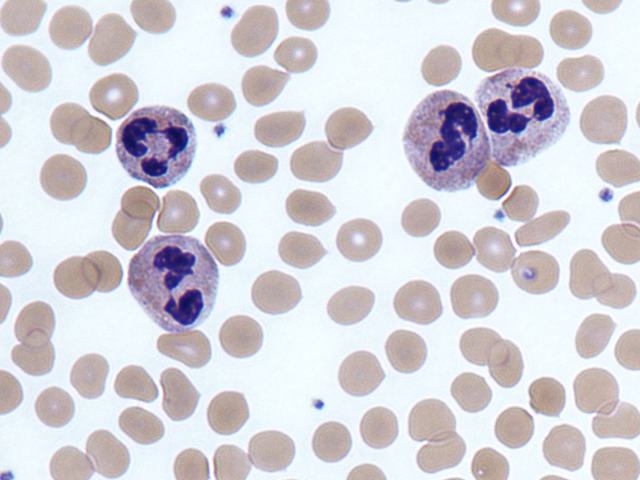
#> input picture cells.png, 640 x 480 px
$ jupyter execute 'Ch_5_이진영상처리.ipynb'
#> lines starting #> are read from the running program, lines starting #| are printed output that depends on the picture; after the words box and inside, x2 and y2 are one past the last pixel; in counts of white or black regions, pixels touching at a corner belong together
# 영상의 이진화

## Treshholding

[cell 1]
# cv2.threshold(src, thresh, maxval, type, dst) -> retval, dst
# src: 입력영상 (다채널 8bit 또는 32bit 실수형)
# thres: 사용자 지정 임계값
# maxval : 최댓값 (255)
# type: 임계값 함수 동작 지정 (cv2.THRESH_BINARY, cv2.THRESH_OTSU)
# retval: 사용된 임계값
# dst: 출력영상

[cell 2]
import sys
import numpy as np
import cv2


src = cv2.imread('cells.png', cv2.IMREAD_GRAYSCALE)
#> src: shape (480, 640); min 21, max 255, mean 209.5

if src is None:
    print('Image load failed!')
    sys.exit()

_, dst1 = cv2.threshold(src, 100, 255, cv2.THRESH_BINARY)  # 100을 threshold로 잡고, 255까지 Binary로
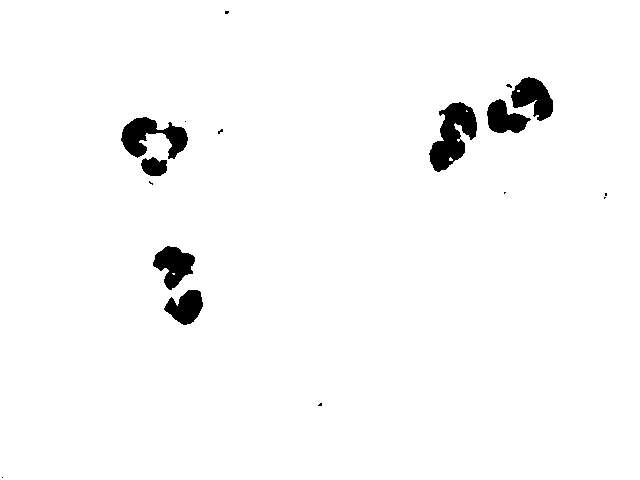
#> dst1: shape (480, 640); 97.5% white; 17 black regions (10 under 20 px), largest, box (x1, y1, x2, y2) and area: (429, 102, 477, 172) 1853, (121, 117, 188, 159) 1448, (511, 77, 553, 121) 1112
_, dst2 = cv2.threshold(src, 210, 255, cv2.THRESH_BINARY)
#> dst2: shape (480, 640); 53.4% white; 79 black regions, largest, box (x1, y1, x2, y2) and area: (403, 28, 570, 201) 16495, (112, 185, 246, 368) 13509, (115, 105, 197, 189) 5253

cv2.imshow('src', src)
cv2.imshow('dst1', dst1)
cv2.imshow('dst2', dst2)
cv2.waitKey()
cv2.destroyAllWindows()

[cell 3]
import sys
import numpy as np
import cv2


src = cv2.imread('cells.png', cv2.IMREAD_GRAYSCALE)

if src is None:
    print('Image load failed!')
    sys.exit()


def on_threshold(pos):
    _, dst = cv2.threshold(src, pos, 255, cv2.THRESH_BINARY)
    cv2.imshow('dst', dst)


cv2.imshow('src', src)
cv2.namedWindow('dst')
cv2.createTrackbar('Threshold', 'dst', 0, 255, on_threshold)
cv2.setTrackbarPos('Threshold', 'dst', 128)

cv2.waitKey()
cv2.destroyAllWindows()

- 트랙바로 Threshold 조절 가능

## Otsu 방법

[cell 4]
## threshold(src, thresh, maxval, type, dst) -> retval, dst
# type : cv2.THRESH_BINARY| cv2.THRESH_OTSU

[cell 5]
import sys
import numpy as np
import cv2


# src = cv2.imread('rice.png', cv2.IMREAD_GRAYSCALE)
src = cv2.imread('sudoku.jpg', cv2.IMREAD_GRAYSCALE)
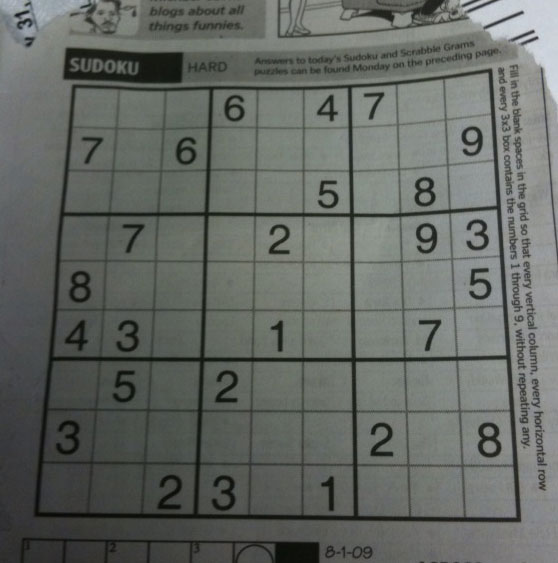
#> input picture sudoku.jpg, 558 x 563 px
#> src: shape (563, 558); min 7, max 218, mean 102.4
if src is None:
    print('Image load failed!')
    sys.exit()

th, dst = cv2.threshold(src, 0, 255, cv2.THRESH_BINARY |cv2.THRESH_OTSU)
#> dst: shape (563, 558); 59% white; 359 black regions (263 under 20 px), largest, box (x1, y1, x2, y2) and area: (0, 68, 521, 563) 105703, (62, 47, 308, 85) 6806, (278, 0, 468, 38) 2033
#> th = 97
print("otsu's threshold:", th)  # 131
#| otsu's threshold: 97.0

cv2.imshow('src', src)
cv2.imshow('dst', dst)
cv2.waitKey()
cv2.destroyAllWindows()

## 지역 이진화

[cell 6]
import sys
import numpy as np
import cv2


# 입력 영상 불러오기
src = cv2.imread('rice.png', cv2.IMREAD_GRAYSCALE)
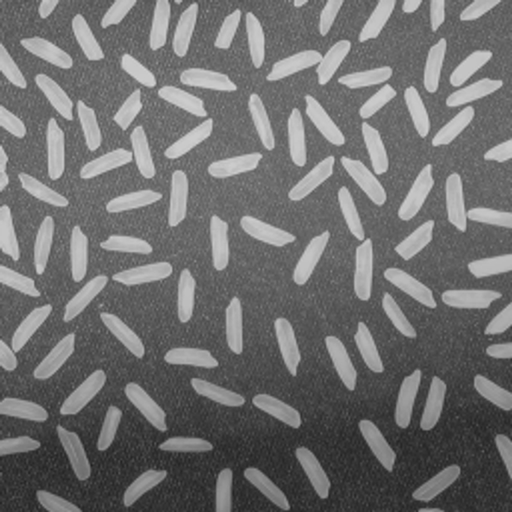
#> input picture rice.png, 512 x 512 px
#> src is the input picture: shape (512, 512); min 33, max 211, mean 111.3

if src is None:
    print('Image load failed!')
    sys.exit()

# 전역 이진화 by Otsu's method
_, dst1 = cv2.threshold(src, 0, 255, cv2.THRESH_BINARY | cv2.THRESH_OTSU)
#> dst1: shape (512, 512); 26% white; 219 white regions (117 under 20 px), largest, box (x1, y1, x2, y2) and area: (266, 40, 351, 85) 1738, (80, 125, 156, 180) 1709, (445, 172, 512, 232) 1576

# 지역 이진화 by Otsu's method
dst2 = np.zeros(src.shape, np.uint8)

bw = src.shape[1] // 4 #(512/4)
#> bw = 128
bh = src.shape[0] // 4
#> bh = 128

for y in range(4):
    for x in range(4):
        src_ = src[y*bh:(y+1)*bh, x*bw:(x+1)*bw]
        dst_ = dst2[y*bh:(y+1)*bh, x*bw:(x+1)*bw]
        cv2.threshold(src_, 0, 255, cv2.THRESH_BINARY | cv2.THRESH_OTSU, dst_)
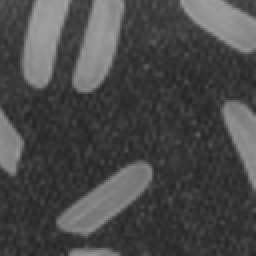
#> src_: shape (128, 128) (shown 2 times larger); min 37, max 161, mean 72.8

# 결과 출력
cv2.imshow('src', src)
cv2.imshow('dst1', dst1)
cv2.imshow('dst2', dst2)
cv2.waitKey()
cv2.destroyAllWindows()

## 적응형 이진화 (Adaptive threshold)

[cell 7]
# cv2.adaptiveThreshold(src, maxValue, adaptiveMethod, thresholdType, blockSize, C, dst) -> dst
# src: 입력영상
# maxValue: 임계값 최대치, 255
# adaptiveMethod: 블러링함수, 예 cv2.ADAPTIVE_THRESH_GAUSSIAN_C/cv2.ADAPTIVE_THRESH_mean_C
# thresholdType:cv2.THRESH_BINARY 또는 cv2.THRESH_BINARY_INV
# blocksize: 3이싱의 홀수
# C: 블록 내 평균괎

[cell 8]
import sys
import numpy as np
import cv2


src = cv2.imread('sudoku.jpg', cv2.IMREAD_GRAYSCALE)

if src is None:
    print('Image load failed!')
    sys.exit()


def on_trackbar(pos):
    bsize = pos
    if bsize % 2 == 0:
        bsize = bsize - 1
    if bsize < 3:
        bsize = 3

    dst = cv2.adaptiveThreshold(src, 255, cv2.ADAPTIVE_THRESH_GAUSSIAN_C,  # 가우시안
                                cv2.THRESH_BINARY, bsize, 5)

    cv2.imshow('dst', dst)


cv2.imshow('src', src)
cv2.namedWindow('dst')
cv2.createTrackbar('Block Size', 'dst', 0, 200, on_trackbar)
cv2.setTrackbarPos('Block Size', 'dst', 11)

cv2.waitKey()
cv2.destroyAllWindows()

- 트랙바로 조절 가능

## 침식과 팽창

[cell 9]
# cv2.erode(src, kernel, dst = None, anchor=None, iterations=None, borderType=None, borderValue=None)
    # src: 입력영상 (이진영상)
    # kernel: 커널 사이즈, None = 3 x 3
    # iterations: 여러번 수행
    # anchor: 고정점. 기본값 (-1, -1) 중앙점사용
# cv2.dilate(src, kernel, dst = None, anchor=None, iterations=None, borderType=None, borderValue=None)

# cv2.getStructuringElemen(shape, ksize, anchor=None)-> retval
# shape: cv.MORPH_RECT, cv.MORPH_CROSS
# ksize: kernel size
 # anchor: 고정점. 기본값 (-1, -1)

[cell 10]
import sys
import numpy as np
import cv2


src = cv2.imread('circuit.bmp', cv2.IMREAD_GRAYSCALE)
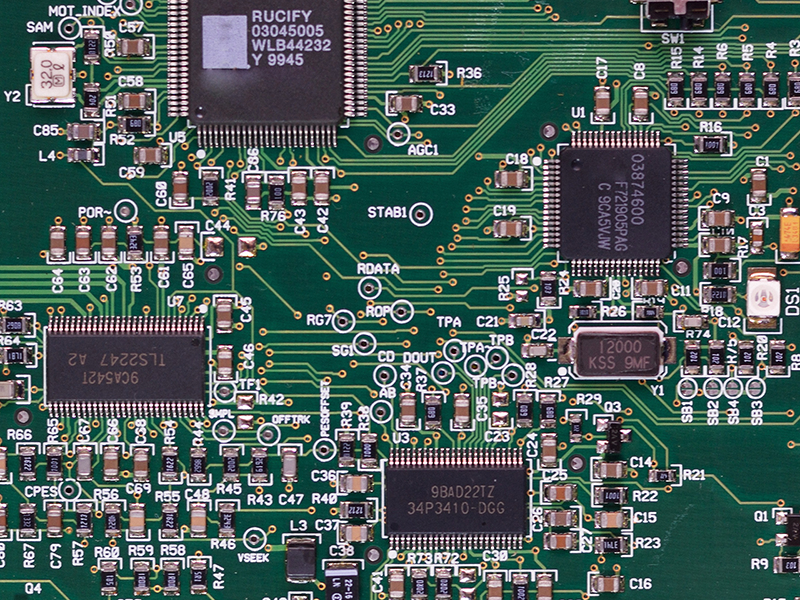
#> input picture circuit.bmp, 800 x 600 px
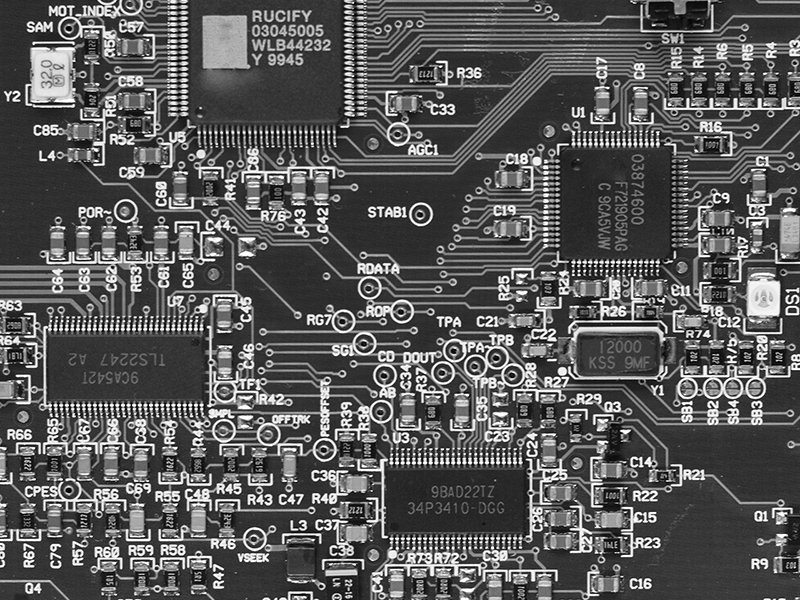
#> src: shape (600, 800); min 0, max 255, mean 89.4

if src is None:
    print('Image load failed!')
    sys.exit()

se = cv2.getStructuringElement(cv2.MORPH_RECT, (5, 3))
#> se = [[1, 1, 1, 1, 1], [1, 1, 1, 1, 1], [1, 1, 1, 1, 1]]
dst1 = cv2.erode(src, se)
#> dst1: shape (600, 800)

dst2 = cv2.dilate(src, None)
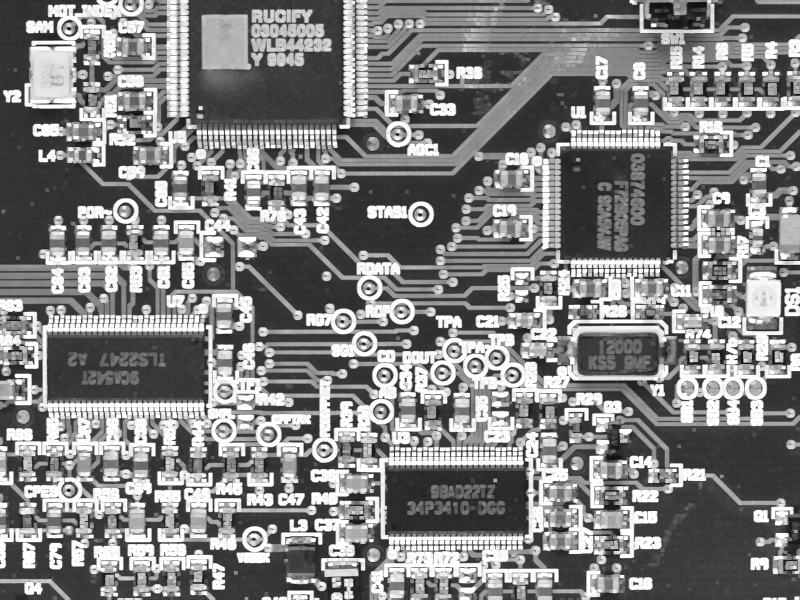
#> dst2: shape (600, 800); min 12, max 255, mean 130.5

cv2.imshow('src', src)
cv2.imshow('dst1', dst1)
cv2.imshow('dst2', dst2)
cv2.waitKey()
cv2.destroyAllWindows()

## 열기 (Erosion + Dilation) 와 닫기 (Dilation + Erosion)

[cell 11]
# cv2.morphologyEx(src, op, kernel, dst, anchor, iterations, borderType, borderValue) -> dst
# src: 입력영상
# op: morphology 연산 플래스
    # cv2.MORPH_ERODE
    # cv2.MORPH_DILATE
    # cv2.MORPH_OPEN
    # cv2.MORPH_CLOSE
    # cv2.MORPH_GRADIENT (팽창 - 침식)

# kernel: 사용커널
# dst: 출력영상

# connectedComponents(image[, labels[, connectivity[, ltype]]]) -> retval, labels

[cell 12]
import sys
import numpy as np
import cv2


src = cv2.imread('rice.png', cv2.IMREAD_GRAYSCALE)

if src is None:
    print('Image load failed!')
    sys.exit()

# src 영상에 지역 이진화 수행 (local_th.py 참고)
dst1 = np.zeros(src.shape, np.uint8)

bw = src.shape[1] // 4
bh = src.shape[0] // 4

for y in range(4):
    for x in range(4):
        src_ = src[y*bh:(y+1)*bh, x*bw:(x+1)*bw]
        dst_ = dst1[y*bh:(y+1)*bh, x*bw:(x+1)*bw]
        cv2.threshold(src_, 0, 255, cv2.THRESH_BINARY | cv2.THRESH_OTSU, dst_)

cnt1, _ = cv2.connectedComponents(dst1)
#> cnt1 = 113
print('cnt1:', cnt1)
#| cnt1: 113

dst2 = cv2.morphologyEx(dst1, cv2.MORPH_OPEN, None)
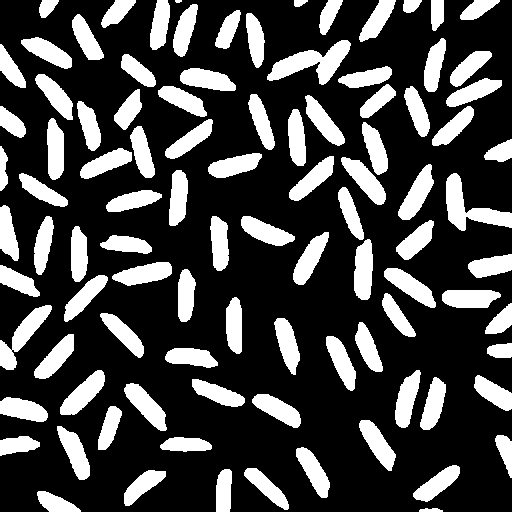
#> dst2: shape (512, 512); 27% white; 98 white regions (1 under 20 px), largest, box (x1, y1, x2, y2) and area: (267, 40, 351, 85) 1622, (446, 173, 512, 231) 1499, (0, 305, 52, 370) 1148
#dst2 = cv2.erode(dst1, None)
#dst2 = cv2.dilate(dst2, None)

cnt2, _ = cv2.connectedComponents(dst2)
#> cnt2 = 99
print('cnt2:', cnt2)
#| cnt2: 99

cv2.imshow('src', src)
cv2.imshow('dst1', dst1)
cv2.imshow('dst2', dst2)

cv2.waitKey()
cv2.destroyAllWindows()

## 이진영상의 외곽선 검출 (Boundary tracking)

[cell 13]
# cv2.findContours(image, mode, method, contours, hierarchy, offset) -> contours, hierarchy
# image: 입력영상, Non-zero 픽셀
# mode: 외곽선 검출 모드
    # cv2.RETR_EXTERNAL     # 4개가 각각 검출 방식이 다름
    # cv2.RETR_LIST
    # cv2.RETR_CCOMP
    # cv2.RETR_TREE

# method: 외곽선 근사화 방법
    # cv2.CHAIN_APPROX_NONE

# contours: 검출된 외곽선 좌표
# hierachy: 외곽선 계층정보
# offset: 기본값 (0,0)

# cv2.drawContours(image, contours, contourIdx, color, thickness, lineType, hierarchy=None, maxLevel=None, offset) -> image
# image: 입력영상
# contours: cv2.findContours의 결과값
# contourIdx,: -1, 모든 영상을 그림
# hierachy: 외곽선 계층정보

[cell 14]
import sys
import random
import numpy as np
import cv2


src = cv2.imread('contours.bmp', cv2.IMREAD_GRAYSCALE)
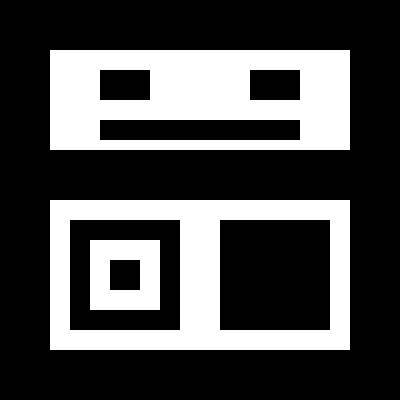
#> input picture contours.bmp, 400 x 400 px
#> src: shape (400, 400); 29.9% white; 3 white regions

if src is None:
    print('Image load failed!')
    sys.exit()

contours, hier = cv2.findContours(src, cv2.RETR_CCOMP, cv2.CHAIN_APPROX_NONE)  # RETR_CCOMP : 모든 윤곽선을 검출하며, 계층 구조는 2단계로 구성
#> contours = 9 contours; largest, box (x1, y1, x2, y2) and area: (50, 200, 350, 350) 44551, (50, 50, 350, 150) 29601, (219, 219, 331, 331) 12319, (69, 219, 181, 331) 12319, (90, 240, 160, 310) 4761

dst = cv2.cvtColor(src, cv2.COLOR_GRAY2BGR)
#> dst is the input picture: shape (400, 400, 3); 29.9% white; 3 white regions, box (x1, y1, x2, y2) and area: (50, 50, 350, 150) 23000, (50, 200, 350, 350) 20800, (90, 240, 160, 310) 4000

idx = 0
while idx >= 0:
    c = (random.randint(0, 255), random.randint(0, 255), random.randint(0, 255))
    cv2.drawContours(dst, contours, idx, c, 2, cv2.LINE_8, hier)  # hier가 없으면 안쪽은 안 그려짐
    idx = hier[0, idx, 0]
#> this loop made 3 passes
#> idx on passes 1 to 3: 2, 5, -1
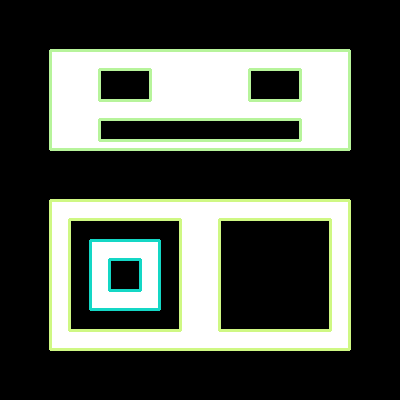
#> dst: shape (400, 400, 3); 7.01% of pixels changed, all inside (x1, y1, x2, y2) = (49, 49, 351, 351)

cv2.imshow('src', src)
cv2.imshow('dst', dst)
cv2.waitKey()
cv2.destroyAllWindows()
